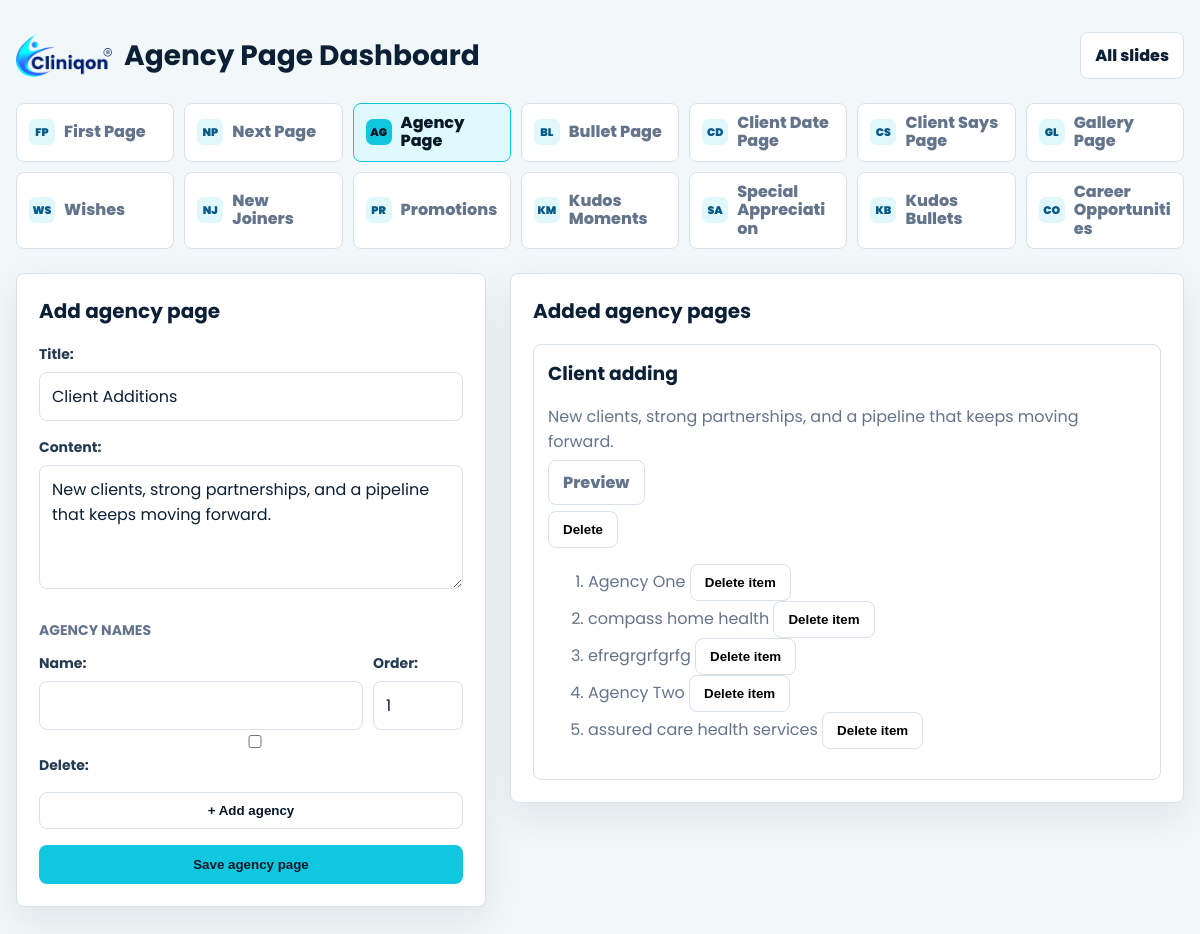
The page /agency-page/ on the database as committed earlier.
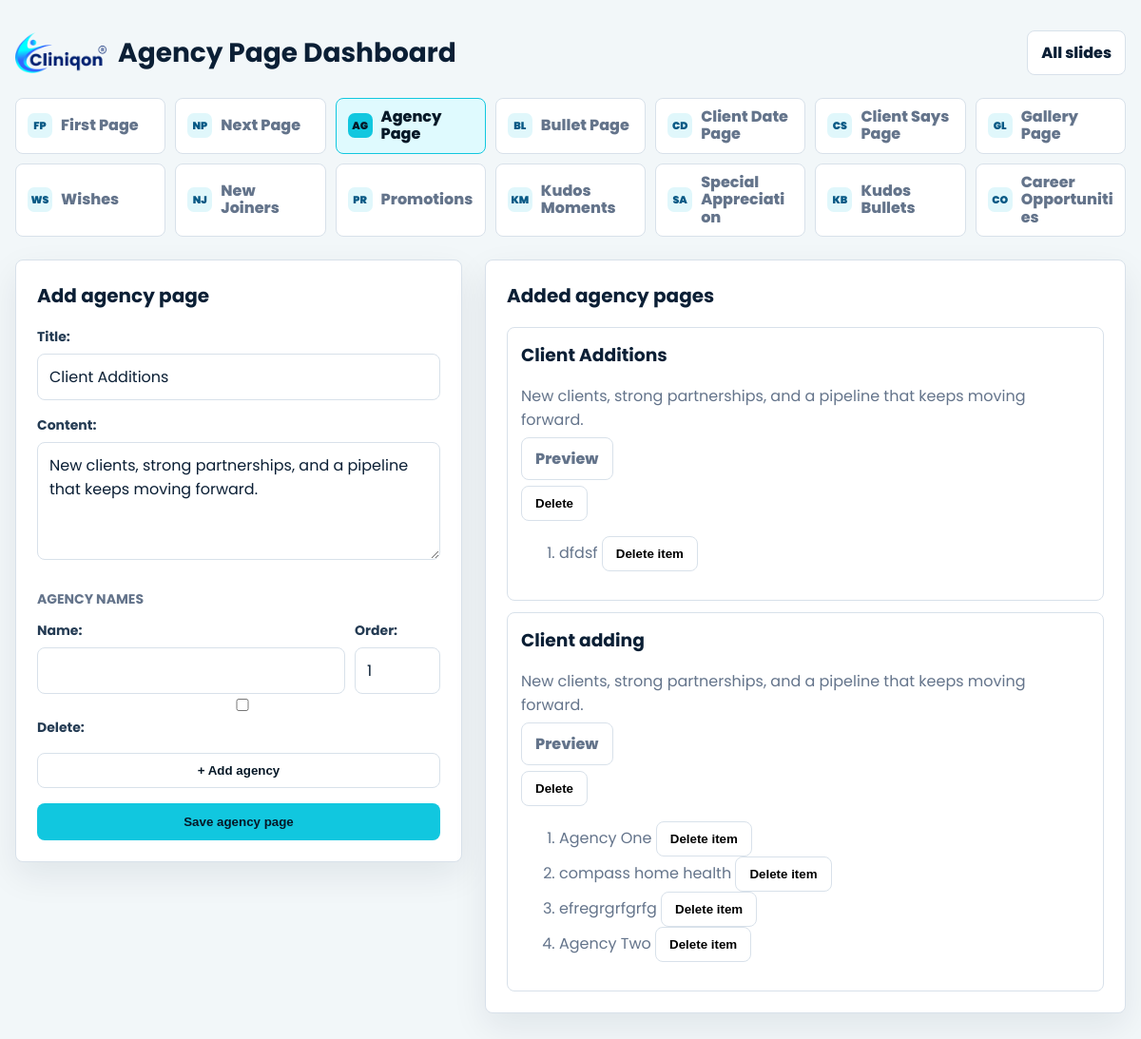
The same page on the database as committed later.
### decks/models.py (models this page shows, shortened)
class AgencyPage(models.Model):
    title = models.CharField(max_length=200, default="Client Additions")
    content = models.TextField(default="New clients, strong partnerships, and a pipeline that keeps moving forward.")
    created_at = models.DateTimeField(auto_now_add=True)
    class Meta:
        ordering = ["-created_at"]
        verbose_name = "agency page"
        verbose_name_plural = "agency pages"

class AgencyName(models.Model):
    page = models.ForeignKey(AgencyPage, related_name="agencies", on_delete=models.CASCADE)
    name = models.CharField(max_length=200)
    order = models.PositiveSmallIntegerField(default=1)
    class Meta:
        ordering = ["order"]
        verbose_name = "agency name"
        verbose_name_plural = "agency names"

### decks/views.py (the view)
# urls.py: path("agency-page/", views.agency_page_dashboard, name="agency_page_dashboard"),
def agency_page_dashboard(request):
    page = None
    if request.method == "POST":
        form = AgencyPageForm(request.POST)
        formset = AgencyNameFormSet(request.POST)
        if form.is_valid():
            page = form.save()
            formset = AgencyNameFormSet(request.POST, instance=page)
            if formset.is_valid():
                formset.save()
                return redirect("agency_page_dashboard")
    else:
        form = AgencyPageForm()
        formset = AgencyNameFormSet()
    agency_pages = AgencyPage.objects.prefetch_related("agencies").all()
    return render(
        request,
        "decks/agency_page_dashboard.html",
        {
            "form": form,
            "formset": formset,
            "agency_pages": agency_pages,
            "active_menu": "agency",
        },
    )

### decks/forms.py
class AgencyPageForm(forms.ModelForm):
    class Meta:
        model = AgencyPage
        fields = ["title", "content"]
        widgets = {
            "content": forms.Textarea(attrs={"rows": 4}),
        }

### decks/templates/decks/agency_page_dashboard.html (shortened to what this page needs)
{% load static %}
<!DOCTYPE html>
<html lang="en">
<head>
</head>
<body>
    <main class="shell">
        {% include "decks/includes/dashboard_menu.html" with dashboard_title="Agency Page Dashboard" %}
        <div class="layout">
            <section class="panel">
                <h2 class="form-title">Add agency page</h2>
                <form method="post">
                    {% for field in form %}
                        <div class="field">
                            {{ field.label_tag }}
                            {{ field }}
                        </div>
                    {% endfor %}
                    <h3 class="section-heading">Agency names</h3>
                    <div id="agency-formset">
                        {% for agency_form in formset %}
                            <div class="agency-row">
                                <div class="agency-grid">
                                    <div>
                                        {{ agency_form.name.label_tag }}
                                        {{ agency_form.name }}
                                    </div>
                                    <div>
                                        {{ agency_form.order.label_tag }}
                                        {{ agency_form.order }}
                                    </div>
                                </div>
                                {% if agency_form.DELETE %}
                                    <div class="field">
                                        {{ agency_form.DELETE }} {{ agency_form.DELETE.label_tag }}
                                    </div>
                                {% endif %}
                            </div>
                        {% endfor %}
                    </div>
                    <button class="add-button" type="button" id="add-agency">+ Add agency</button>
                    <button class="submit" type="submit">Save agency page</button>
                </form>
            </section>
            <section class="panel">
                <h2 class="preview-title">Added agency pages</h2>
                <div class="preview-list">
                    {% for page in agency_pages %}
                        <article class="preview-item">
                            <h3>{{ page.title }}</h3>
                            <p>{{ page.content }}</p>
                            <p><a class="view-link" href="{% url 'agency_page_view_detail' page.id %}">Preview</a></p>
                            <form method="post" action="{% url 'delete_page_item' 'agency' page.id %}" onsubmit="return confirm('Delete this saved slide?');">
                                <button class="view-link" type="submit">Delete</button>
                            </form>
                            <ol>
                                {% for agency in page.agencies.all %}
                                    <li>
                                        {{ agency.name }}
                                        <form method="post" action="{% url 'delete_child_item' 'agency-name' agency.id %}" style="display:inline;" onsubmit="return confirm('Delete this agency?');">
                                            <button class="view-link" type="submit">Delete item</button>
                                        </form>
                                    </li>
                                {% endfor %}
                            </ol>
                        </article>
                    {% empty %}
                        <p>No agency page items added yet.</p>
                    {% endfor %}
                </div>
            </section>
        </div>
    </main>
</body>
</html>

Rows that differ between the two databases and show on the page:
removed AgencyName: name "assured care health services", shown under AgencyPage "Client adding"
added AgencyPage: title "Client Additions", content "New clients, strong partnerships, and a pipeline that keeps moving forward."
added AgencyName: name "dfdsf", shown under "Client Additions"
